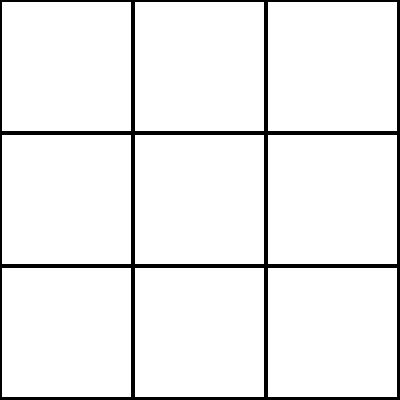
Frame 1 (no input)
Frame 60 (no input): identical to frame 1, image omitted
Frame 120 (the mouse pressed at the canvas centre since frame 60): identical to frame 1, image omitted

The p5.js sketch that drew this single still picture (run headless with seeded random() and noise() and a simulated clock; from frame 60 on, the mouse is pressed at the canvas centre):

// p5.js sketch
// ── sketch.js
// Arrays and Object Notation Assignment
// Ahmed Omar
// 3/20/2023
//
// Extra for Experts:
// I used 2D arrays before we learn it in class (Before Monday). Used the ternary operator, "condition ? value1 : value2" which is a simplified if/else statement. value1 is returned if condition is true, otherwise value2 is returned. In our case let's say the initialPlayer is 'X', then 'O' is returned; otherwise, 'X' is returned.

let board = [
  {col1: '', col2: '', col3: ''},
  {col1: '', col2: '', col3: ''},
  {col1: '', col2: '', col3: ''}
];

let initialPlayer = 'X';
let gameIsOver = false;

function setup() {
  createCanvas(400, 400);
}

function draw() {
  background(255);

  drawingBoard();
  drawingPlayers();

  // Checking if we have a win or a tie so we can end the game if found
  if (checkingForWinner() || checkingForTie()) {
    gameIsOver = true;
    drawingGameOver();
  }
}

// A function for drawing the grid or the tic-tac-toe board
function drawingBoard() {
  strokeWeight(4); // to make the sides be thicker and more visible
  for (let i = 0; i < 3; i++) {
    for (let j = 0; j < 3; j++) {
      let x = j * 133;
      let y = i * 133;
      rect(x, y, 133, 133);
    }
  }
}

function drawingPlayers() {
  textSize(48);
  textAlign(CENTER, CENTER);
  for (let i = 0; i < 3; i++) {
    for (let j = 0; j < 3; j++) {
      // Drawing the players which are the "X" and the "O" in each cell of the board
      let x = j * 133 + 67;
      let y = i * 133 + 67;
      let value = board[i]['col' + (j+1)];
      text(value, x, y);
    }
  }
}

// A function responsible for the game over message
function drawingGameOver() {
  textSize(64);
  textStyle(BOLD);
  textAlign(CENTER, CENTER);
  let winner = checkingForWinner();
  if (winner) {
    text(winner + ' wins!', width/2, height/2);
  } else {
    text('Tie!', width/2, height/2);
  }
}

// A function responsible for the the mouse clicks and the players movement over the board
function mouseClicked() {
  // To ignore the mouse click if the game is over
  if (gameIsOver) {
    return;
  }

  let i = floor(mouseY / 133);
  let j = floor(mouseX / 133);

  // To ignore the mouse click if the cell has a player already
  if (board[i]['col' + (j+1)] !== '') {
    return;
  }

  board[i]['col' + (j+1)] = initialPlayer;
  initialPlayer = (initialPlayer === 'X') ? 'O' : 'X';
}
function checkingForWinner() {
  // Checking rows
  for (let i = 0; i < 3; i++) {
    if (board[i]['col1'] !== '' && board[i]['col1'] === board[i]['col2'] && board[i]['col2'] === board[i]['col3']) {
      return board[i]['col1'];
    }
  }

  // Checking columns
  for (let j = 0; j < 3; j++) {
    if (board[0]['col' + (j+1)] !== '' && board[0]['col' + (j+1)] === board[1]['col' + (j+1)] && board[1]['col' + (j+1)] === board[2]['col' + (j+1)]) {
      return board[0]['col' + (j+1)];
    }
  }

  // Checking diagonals
  if (board[0]['col1'] !== '' && board[0]['col1'] === board[1]['col2'] && board[1]['col2'] === board[2]['col3']) {
    return board[0]['col1'];
  }

  if (board[2]['col1'] !== '' && board[2]['col1'] === board[1]['col2'] && board[1]['col2'] === board[0]['col3']) {
    return board[2]['col1'];
  }

  return null;
}

// Checking if all the cells are used but still no winner
function checkingForTie() {
  for (let i = 0; i < 3; i++) {
    for (let j = 0; j < 3; j++) {
      if (board[i]['col' + (j+1)] === '') {
        return false;
      }
    }
  }

  return true;
}
